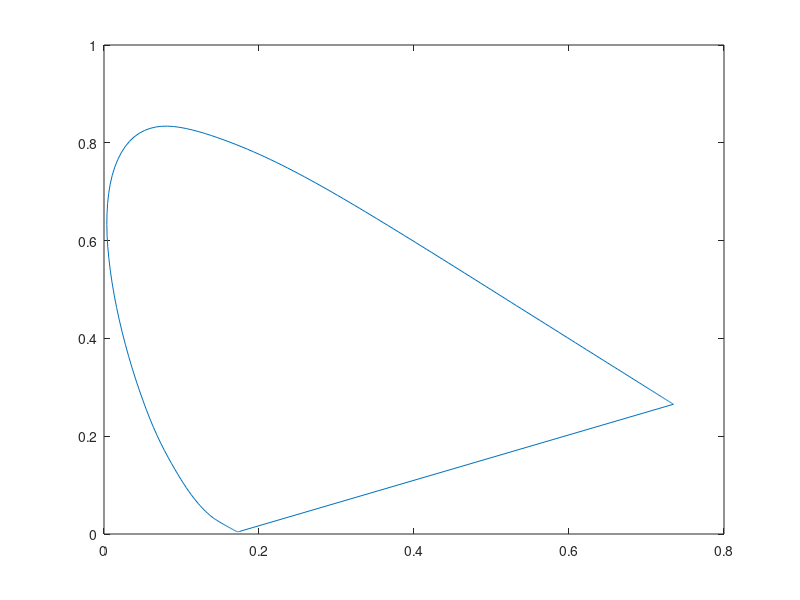

Write MATLAB code to recreate this figure. (Note: this script raises an error after producing the figure.)
%Zahi Kfir         200681476
%Haim Shalelasvili 200832780

function [ChromaticityDiagramFigure , myxyz] = Part1_Q1(  )
%Part1_Q1 : Plot the CIE-XYZ chromaticity diagram

%load the supplied variables
load ('xyz.mat');

%transpose the cmf (working with cmf's transpose dimensions as learned in class ,3x361)
xyz = xyz';

ChromaticityDiagramFigure = figure('name','Part1_Q1: CIE-XYZ chromaticity diagram');

%Calculating x and y
%Finding the CIE-XYZ values

%calculating the syze of each testlight
n = length(xyz(1,:));

%Converting this values to xyz
sumXYZ = sum(xyz,1);

myxyz = zeros(3,n);
for i=1:1:n
    myxyz(:,i) = xyz(:,i)./sumXYZ(i);
end

%Closing the polygon

myxyz(:,n) = myxyz(:,1);

%Plot a line which shows the horse curve
plot(myxyz(1,:),myxyz(2,:));


%Applying transformation to rgb (Matlab shows
%only rgb)

%xyz to rgb transformation matrix , as showen in class
toRgbMatrix = [0.49 0.31 0.20;
               0.17 0.81 0.01;
               0.00 0.01 0.99];
      
%Applying the transformation
rgb = myxyz'/toRgbMatrix;

%Reshaph the matrix to an image dimensions
rgb = reshape([rgb],[n 1 3]);

%Fill the line with the rgb colors
patch(myxyz(1,:),myxyz(2,:),rgb);

end
